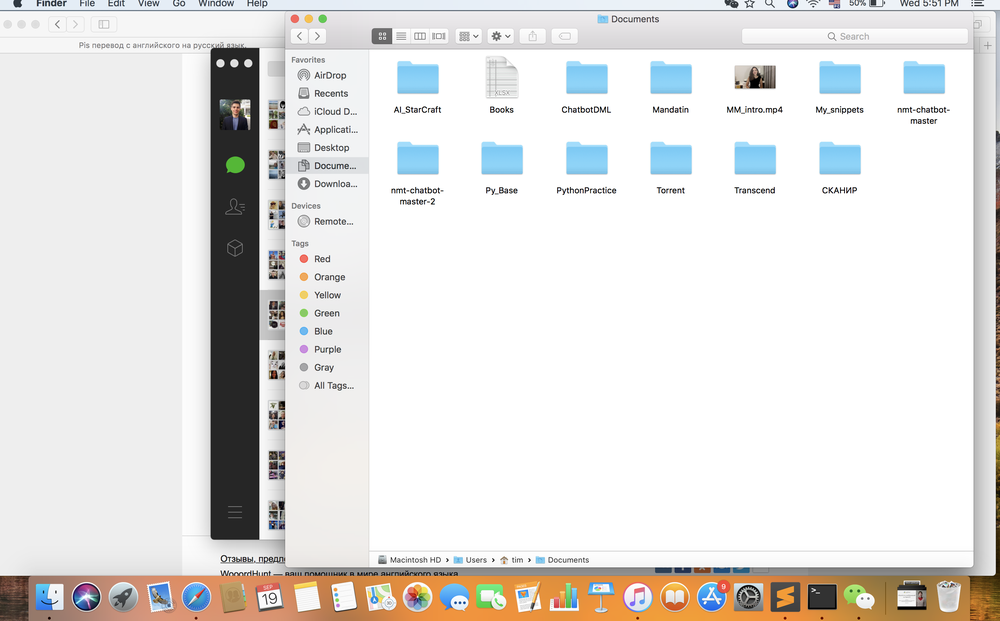
#> input picture 1.png, 1000 x 621 px, shrunk from 2876 x 1786 before the run
$ python 11A_TemplateMatching.py
#> lines starting #> are read from the running program, lines starting #| are printed output that depends on the picture; after the words box and inside, x2 and y2 are one past the last pixel; in counts of white or black regions, pixels touching at a corner belong together
import cv2
import numpy as np

# 1. Загружаем исходную картинку
# 2. Изменяем цветовую схему
# 3. Загружаем шаблон
# 4. Определили Форму массива Шаблона
# 5. Используя функцию cv2.matchTemplate() сравниваемк картинку и шаблом, на выходе получаем массив -1 до 1
# 6. Ставим порог 0.8, все что больше искомый объект
# 7. Проходимся по всем объектам и обводим их прямоугольником

# print('\n img_rgb', img_rgb)
# print('\n TYPE', type(img_rgb))
A = [0,1,2,3,4,5]
for a in A[::-1]:
	print(a)		# Backwards = 5,4,3,2,1,0

while(1):

# Use the function cv2.imread() to read an image.
# cv2.IMREAD_COLOR : Loads a color image. Any transparency of image will be neglected. It is the default flag.
# cv2.IMREAD_GRAYSCALE : Loads image in grayscale mode
# cv2.IMREAD_UNCHANGED : Loads image as such including alpha channel
# Instead of these three flags, you can simply pass integers 1, 0 or -1 respectively.

	img_rgb = cv2.imread('1.png')
#> img_rgb is the input picture: shape (621, 1000, 3); mean B, G, R 223.6, 225.5, 226.9
	# print('\n img_rgb', img_rgb)								#	0 - 255
	# print('\n TYPE', type(img_rgb))							#	<class 'numpy.ndarray'>

# Converts an image from one color space to another
	img_gray = cv2.cvtColor(img_rgb, cv2.COLOR_BGR2GRAY)
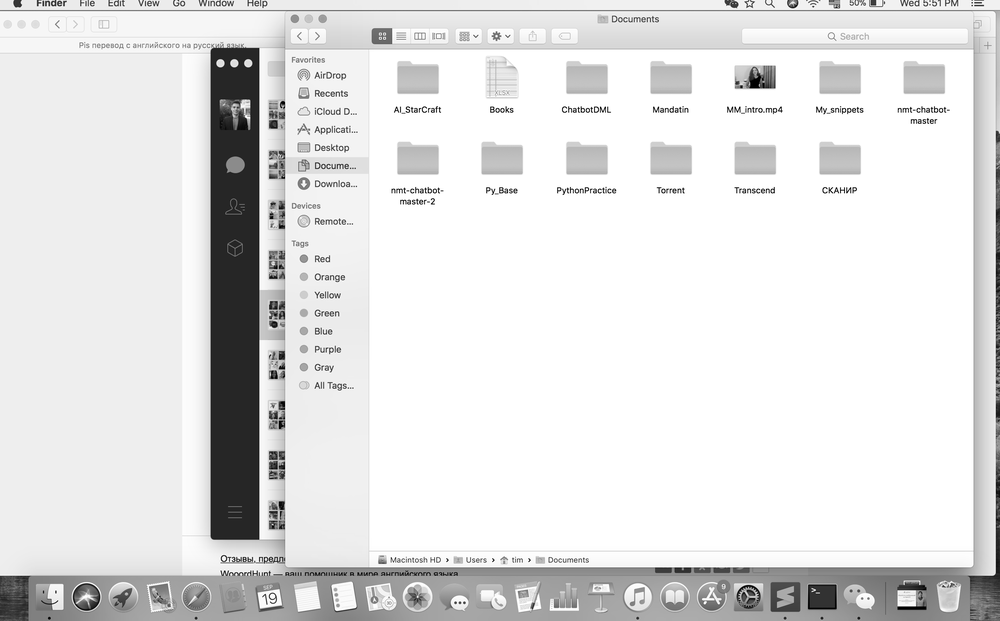
#> img_gray: shape (621, 1000); min 0, max 255, mean 225.7

# Loads image in grayscale mode
	template = cv2.imread('2.png',0)
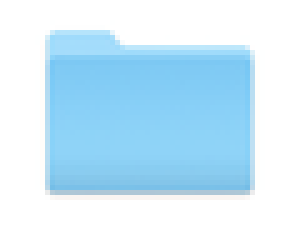
#> input picture 2.png, 57 x 48 px, shrunk from 164 x 138 before the run (shown 5 times larger)
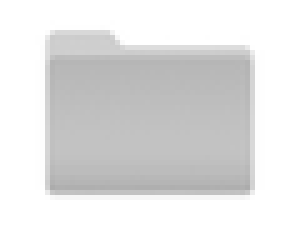
#> template: shape (48, 57) (shown 5 times larger); min 172, max 255, mean 224.7
	# print('\n template', template)		#	Все 255
	# print('\n TYPE', type(template))		#	<class 'numpy.ndarray'>

# We load the template and note the dimensions.
	w, h = template.shape[::-1]
#> w = 57; h = 48
	# [7 lines of commented-out code are left out]
	res = cv2.matchTemplate(img_gray,template,cv2.TM_CCOEFF_NORMED)
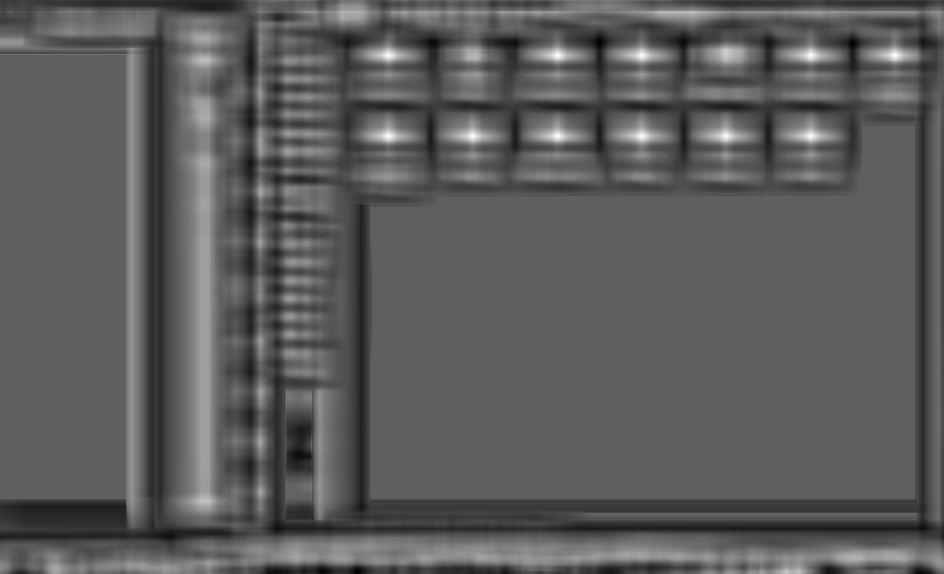
#> res: shape (574, 944) float32; min -0.595, max 1, mean -0.0181; drawn with min black and max white
	# print('\n res', res)					#	массив от -1 до 1
	# print('\n TYPE', type(res))			#	<class 'numpy.ndarray'>

	threshold = 0.8
# Return elements, either from x or y, depending on condition.
# Здесь имеем массив с элементами(включает их месторасположение) совпавшими на картинке
	loc = np.where( res >= threshold)
#> loc = 430 positions, rows 52 to 138, columns 384 to 898
	# print('\n loc', loc)					#	 loc (array([149, 149, 149, ..., 399, 399, 399]), array([1115, 1116, 1117, ..., 2329, 2330, 2331]))
	# print('\n TYPE', type(loc))			#	 TYPE <class 'tuple'>

# cv2.rectangle(img, pt1, pt2, color[, thickness[, lineType[, shift]]]) → None

	for pt in zip(*loc[::-1]):
		print('\n pt', pt)				#	(1115, 149), (1116, 149)...(2330, 399), (2331, 399)
		print('\n TYPE', type(pt))		#	<class 'tuple'>
# pt это первая точка для прамоугольника, прибавляем к ней значения w,h и получаем вторую точку pt2
# В следующей строке мы создали прямоугольник который обводит искомый предмет !
		cv2.rectangle(img_rgb, pt, (pt[0] + w, pt[1] + h), (0,255,255), 2)
#> this loop made 430 passes
#> pt on passes 1 to 3: (387, 52), (388, 52), (389, 52)
#> (printed output is left out)
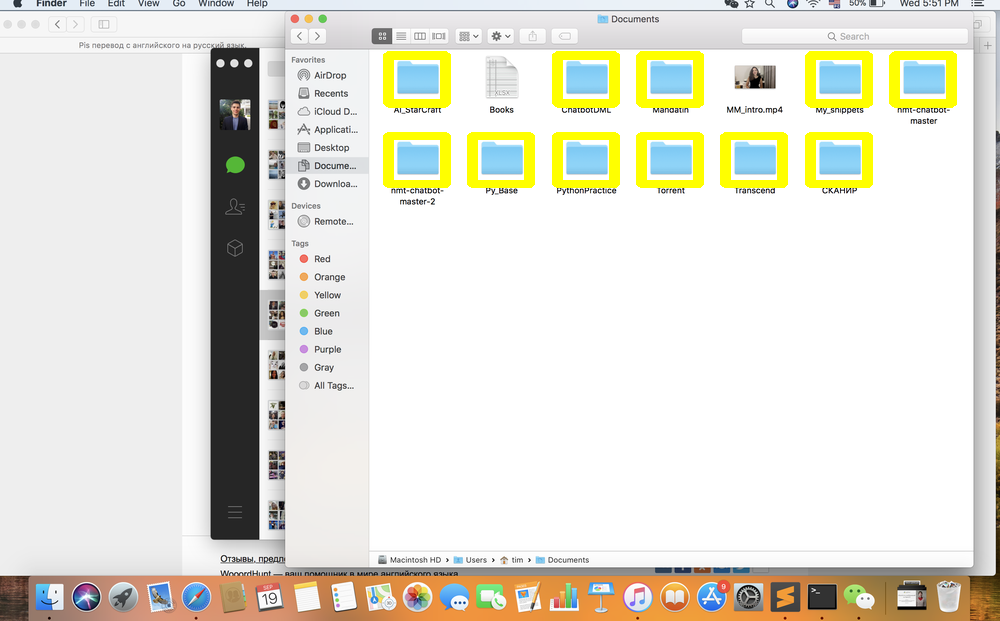
#> img_rgb: shape (621, 1000, 3); 3.52% of pixels changed, all inside (x1, y1, x2, y2) = (383, 51, 957, 188)

	cv2.imshow('Detected',img_rgb)
	if cv2.waitKey(1) & 0xFF == ord('q'):
#> (key q is pressed here)
		break


cv2.destroyAllWindows()
#> (the run stopped early here; a loop or call above may not have finished)
